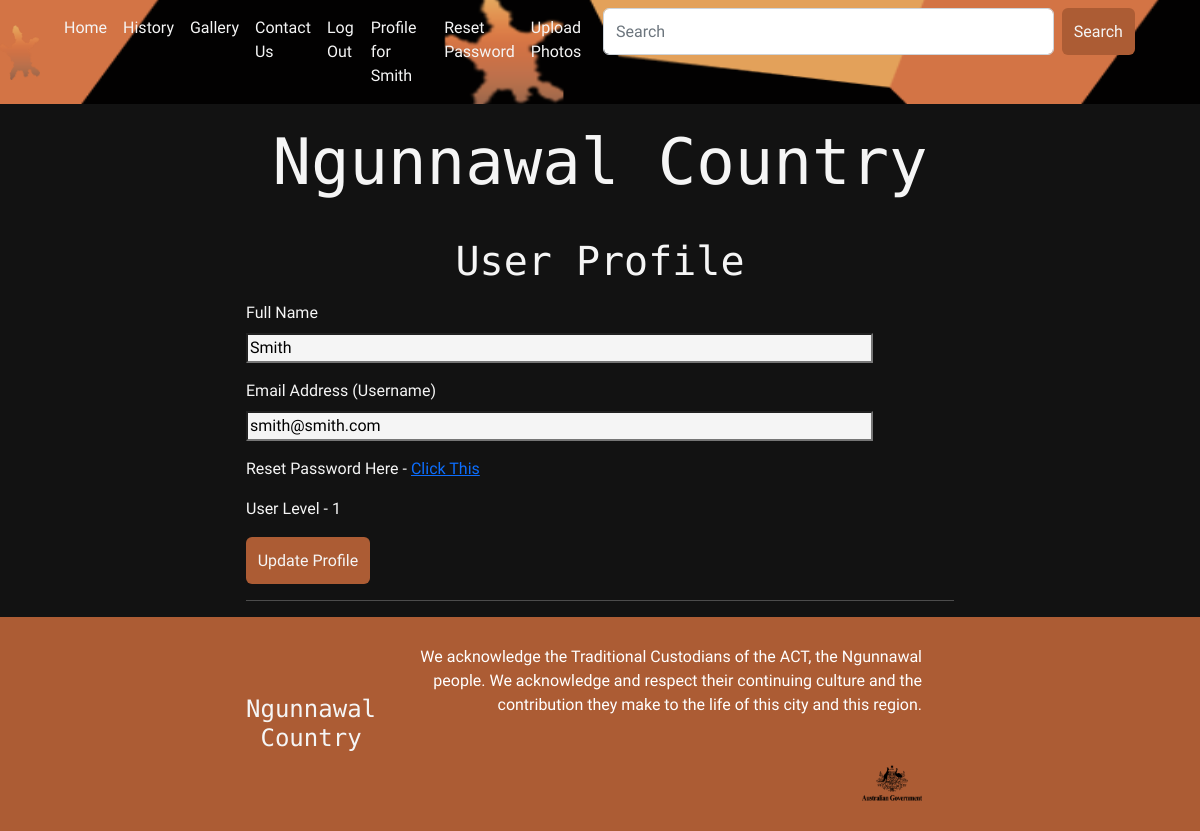
Screenshot of /profile (signed in) with the database file from the repository.
### models.py (models this page shows, shortened)
class User(UserMixin, db.Model):
    id = db.Column(db.Integer, primary_key=True)
    email_address = db.Column(db.String(255), unique=True)
    name = db.Column(db.String(255))
    password_hash = db.Column(db.String(255))
    user_level = db.Column(db.Integer)
    active = db.Column(db.Boolean)
    def is_admin(self):
        if self.user_level == 2:
            return True
        else:
            return False

### app.py (the view)
@app.route('/profile', methods=['GET', 'POST'])
@login_required
def profile():
    form = UserProfileForm()
    user = User.query.filter_by(email_address=current_user.email_address).first()
    if request.method == 'GET':
        form.name.data = user.name
        form.email_address.data = user.email_address
    if form.validate_on_submit():
        user.update_details(email_address=form.email_address.data, name=form.name.data)
        db.session.commit()
        flash("Your details have been changed successfully")
        return redirect(url_for("homepage"))
    return render_template("userprofile.html", title="Ngunnawal Country | Profile", user=current_user, form=form)

### forms.py
class UserProfileForm(FlaskForm):
    email_address = StringField("Email Address (Username)", validators=[DataRequired(), Email()],
                                render_kw={"class": "text-box"})
    name = StringField("Full Name", validators=[DataRequired()], render_kw={"class": "text-box"})
    submit = SubmitField("Update Profile", render_kw={"class": "btn"})

### models.py (called while the page is built)
@login.user_loader
def load_user(id):
    return User.query.get(int(id))

### templates/userprofile.html (shortened to what this page needs)
{% extends 'template.html' %}
{% block cellContent1 %}
    <h2 class="section-header">User Profile</h2>
{% endblock %}
{% block cellContent2 %}
    <form action="" method="post">
        <p>
            {{ form.name.label }}<br>
            {{ form.name(size=64) }}<br>
        </p>
        <p>
            {{ form.email_address.label }}<br>
            {{ form.email_address(size=64) }}<br>
        </p>
        <p>
            Reset Password Here - <a href="/passwordreset">Click This</a>
        </p>
        <p>
            {% if user.user_level==2 %}
                Administrator
            {% else %}
                User Level - {{ user.user_level }}
            {% endif %}
        </p>
        <p>
            {{ form.submit() }}
        </p>
    </form>
{% endblock %}

### templates/template.html (shortened to what this page needs)
<!DOCTYPE html>
<head>
    <link rel="stylesheet" href="https://cdn.jsdelivr.net/npm/bootstrap@4.0.0/dist/css/bootstrap.min.css"/>
    <link rel="stylesheet" href="/static/css/bootstrap.css"/>
    <link rel="stylesheet" href="/static/styles.css"/>
</head>
<body>
<header>
    <nav
            class="navbar navbar-dark bg-dark navbar-expand-lg"
            style="background-image: url(/static/Images/Requisites/Ngunnawal-country-banner.png);
    background-size: 1000px 150px;
    background-position: right;
    background-repeat: repeat;"
            role="navigation">
        <img
                class="navbar-brand"
                src="/static/Images/Requisites/Ngunnawal-logo.png"
                width="40px"
                height="65px" href="#"></a>
        <div class="collapse navbar-collapse" id="navbarNavAltMarkup">
            <div class="navbar-nav">
                <a class="nav-item nav-link active"
                   style="color: whitesmoke;"
                   href="/">Home
                    <span class="sr-only">(current)</span></a>
                <a class="nav-item nav-link"
                   style="color: whitesmoke;"
                   href="/history">History</a>
                <a class="nav-item nav-link"
                   style="color: whitesmoke;"
                   href="/gallery">Gallery</a>
                <a class="nav-item nav-link"
                   style="color: whitesmoke;"
                   href="/contact">Contact Us</a>
                {% if user.is_anonymous %}
                    <a class="nav-item nav-link"
                       style="color: whitesmoke;"
                       href="/register">User Registration</a>
                    <a class="nav-item nav-link"
                       style="color: whitesmoke;"
                       href="/login">Login</a>
                {% else %}
                    <a class="nav-item nav-link"
                       style="color: whitesmoke;"
                       href="/logout">Log Out</a>
                    <a class="nav-item nav-link" style="color: whitesmoke;"
                       href="/profile">Profile for {{ user.name }}</a>
                    <a class="nav-item nav-link"
                       style="color: whitesmoke;"
                       href="/passwordreset">Reset Password</a>
                    <a class="nav-item nav-link"
                       style="color: whitesmoke;"
                       href="/uploadphotos">Upload Photos</a>
                {% endif %}
                <div class="search-box container-fluid">
                    <form class="d-flex" role="search">
                        <input class="search-box-text form-control me-2" type="search" placeholder="Search"
                               aria-label="Search">
                        <button class="btn" type="submit">Search</button>
                    </form>
                </div>
            </div>
        </div>
    </nav>
    <h1
            class="company-name company-name-large"
            style="padding-top: 20px; padding-bottom: 20px;">Ngunnawal Country</h1>
</header>
<section class="content-section container">
    <p>
        {% block cellContent1 %}
        {% endblock %}
    </p>
    <p>
        {% block cellContent2 %}
        {% endblock %}
    </p>
    <hr/>
</section>
<footer class="main-footer">
    <div class="container main-footer-container">
        <h3 style="font-size: 1.5em;" class="company-name">Ngunnawal Country</h3>
        <ul class="nav footer-nav">
            <li>
                <a>
                    We acknowledge the Traditional Custodians of the ACT, the Ngunnawal
                    people. We acknowledge and respect their continuing culture and the
                    contribution they make to the life of this city and this region.
                </a>
            </li>
            <li style="width: 100%;">
                <a href="https://www.act.gov.au/ngunnawal-country"
                   style="background-size:contain">
                    <img src="/static/Images/Footer/government-icon.png"/>
                </a>
            </li>
        </ul>
    </div>
</footer>
</body>
</html>

### static/styles.css (style rules this page uses)
* { box sizing: border-box; font-family: 'Urbanist', sans-serif; }
html, body { margin: 0; padding: 0; }
.nav li { display: inline; }
.nav a { display: inline-block; padding: 1.5em; color: white; text-decoration: none; }
.company-name { text-align: center; color: whitesmoke; font-family: 'Azeret Mono', monospace; margin: 0; font-size: 3em; }
.company-name-large { font-size: 4em; }
.content-section { margin: 1em; }
.container { max-width: 900px; margin: 0 auto; padding: 0 6em; }
.section-header { font-family: 'Azeret Mono', monospace; color: whitesmoke; text-decoration: none; text-align: center; font-size: 2.5em; }
.main-footer { background-color: #ac5c34; color: White; padding: .25em 0; }
.main-footer-container { display: flex; align-items: center; }
.main-footer-container ul { flex-grow: 1; text-align: right; }
.footer-nav li { padding: 0 .5em; }
.footer-nav img { width: 60px; height: 38px; }
.btn { color: whitesmoke; background-color: #ac5c34; text-align: center; vertical-align: middle; padding: .67em; cursor: pointer; }
body { background-color: #121212; color: whitesmoke; }
.search-box-text { color: whitesmoke; }
.text-box { background-color: whitesmoke; }

### rows the page displays
User: name "Smith", email_address "smith@smith.com", user_level "1"
